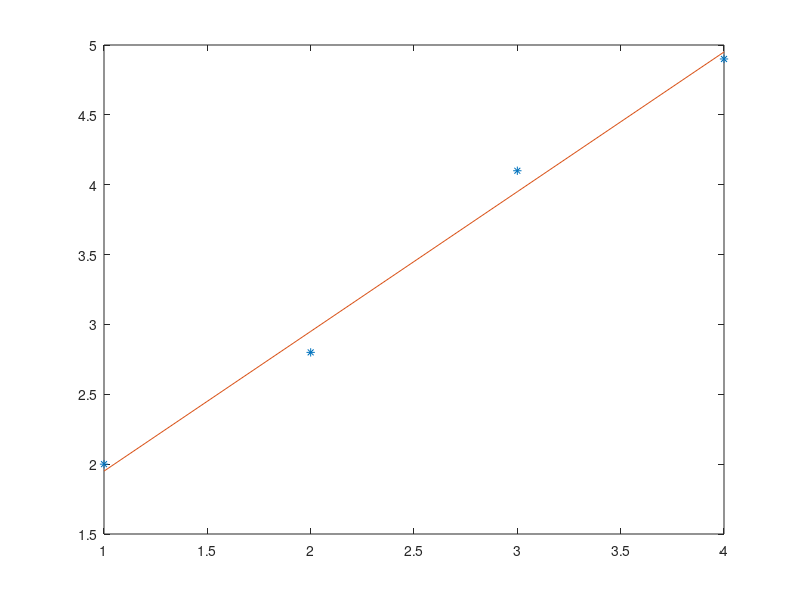

Recreate this plot in MATLAB.
x = [1; 2; 3; 4];
y = [2; 2.8; 4.1; 4.9];
n = length(x);

#FORMA MATRICIAL
#PARA CHEGAR NA FORMA MATRICIAL SE FAZ DERIVADA DE PARA CADA CONSTANTE ELEVADO A 2
A = [n, sum(x);
    sum(x), sum(x.^2)];

B = [sum(y); sum(x.*y)];


#RESOLUÇÃO
coef = inv(A)*B;
b = coef(1);
a = coef(2);


plot(x, y, '*', x, a*x + b, '-')
fprintf("Valor encontrado: %f\n," , a)
fprintf("Valor encontrado: %f\n," , b)
